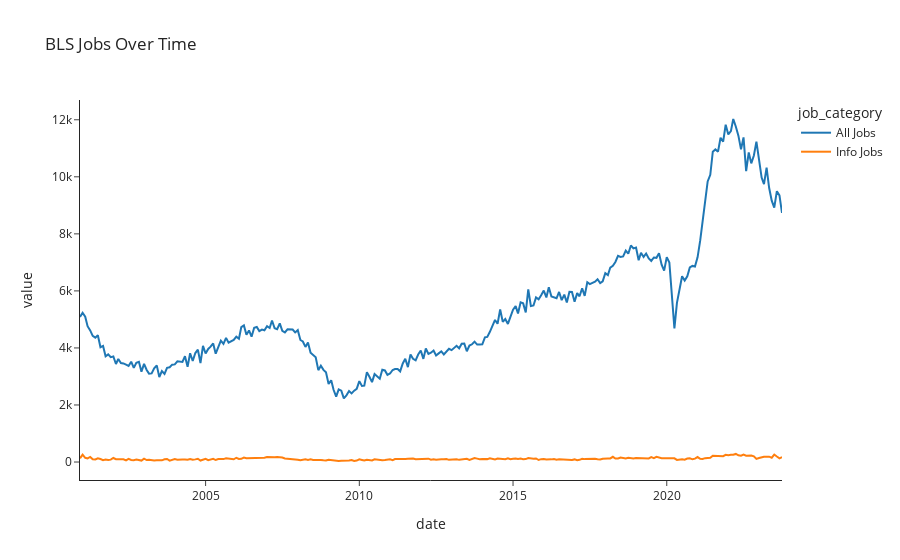

Here is the notebook cell this chart was saved with:
### Code cell
px.line(joined_df, x="date", y="value", title="BLS Jobs Over Time", color="job_category", template="simple_white")

### Figure 1 — Plotly figure (JSON) as saved in the notebook; plotly's stock layout.template omitted (floating-point values rounded to 4 significant figures; data arrays with more than 128 entries replaced by an {"elided": "..."} marker saying what was removed)
{"data": [{"hovertemplate": "job_category=All Jobs<br>date=%{x}<br>value=%{y}<extra></extra>", "legendgroup": "All Jobs", "line": {"color": "#1F77B4", "dash": "solid"}, "marker": {"symbol": "circle"}, "mode": "lines", "name": "All Jobs", "orientation": "v", "showlegend": true, "type": "scatter", "x": {"elided": "275 str values"}, "xaxis": "x", "y": {"elided": "275 int values"}, "yaxis": "y"}, {"hovertemplate": "job_category=Info Jobs<br>date=%{x}<br>value=%{y}<extra></extra>", "legendgroup": "Info Jobs", "line": {"color": "#FF7F0E", "dash": "solid"}, "marker": {"symbol": "circle"}, "mode": "lines", "name": "Info Jobs", "orientation": "v", "showlegend": true, "type": "scatter", "x": {"elided": "275 str values"}, "xaxis": "x", "y": {"elided": "275 int values"}, "yaxis": "y"}], "layout": {"legend": {"title": {"text": "job_category"}, "tracegroupgap": 0}, "title": {"text": "BLS Jobs Over Time"}, "xaxis": {"anchor": "y", "domain": [0, 1], "title": {"text": "date"}}, "yaxis": {"anchor": "x", "domain": [0, 1], "title": {"text": "value"}}}}
